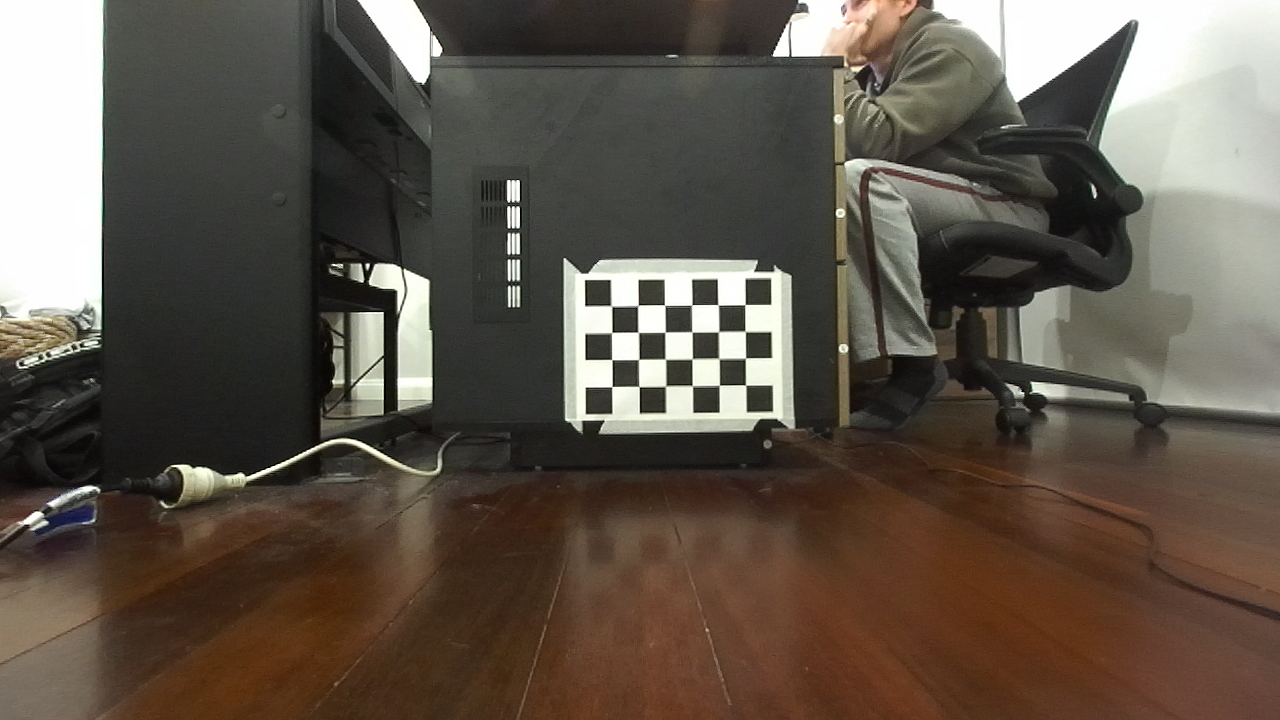
#> input picture data/images/left_pose_01.png, 1280 x 720 px
$ python cam_intrinsic.py ../data/images
#> lines starting #> are read from the running program, lines starting #| are printed output that depends on the picture
"""
cam_intrinsic.py
"""

import os
import argparse
import numpy as np
import cv2


def load_images_from_folder(folder):
#> called with folder = '../data/images'
    images = []
    for filename in os.listdir(folder):
        print(os.path.join(folder,filename))
        img = cv2.imread(os.path.join(folder,filename))
#> img is the input picture: shape (720, 1280, 3); mean B, G, R 75.5, 85.9, 95.8
        if img is not None:
            images.append(img)
    return images


def main():
    parser = argparse.ArgumentParser(description="Calibrate image intrinsics from a collection of checkerboard images.")
    parser.add_argument("image_dir", help="Image directory.")
    args = parser.parse_args()

    image_dir = args.image_dir

    # termination criteria
    criteria = (cv2.TERM_CRITERIA_EPS + cv2.TERM_CRITERIA_MAX_ITER, 30, 0.001)

    # Object Points (objp) refers to the known points on an object, in this case a checkerboard
    # The known points are the checkerboard vertices (inside, excluding the out most corners)
    # Depending on your checkerboard layout, the parameters below willc change
    # TODO: Update the checkerboard parameters based on your own printed out board
    checkerboard_width = 6
    checkerboard_height = 3
    checkerboard_size = 0.050
    objp = np.zeros((checkerboard_width*checkerboard_height, 3), np.float32)
    objp[:, :2] = np.mgrid[0:checkerboard_width, 0:checkerboard_height].T.reshape(-1, 2) * checkerboard_size

    # Arrays to store object points and image points from all the images.
    objpoints = [] # 3d point in real world space
    imgpoints = [] # 2d points in image plane.

    images = load_images_from_folder(image_dir)
#> images = 2 items

    for img in images:
        gray = cv2.cvtColor(img, cv2.COLOR_BGR2GRAY)
        # Find the chess board corners
        ret, corners = cv2.findChessboardCorners(gray, (checkerboard_width, checkerboard_height), None)
        # If found, add object points, image points (after refining them)
        if ret == True:
            objpoints.append(objp)
            # Search in the grayscale image for the corners, refined sub pixel coorindates
            corners2 = cv2.cornerSubPix(gray, corners, (5, 5), (-1,-1), criteria)
            imgpoints.append(corners2)
            # Draw and display the corners for introspection - do the corners/vertices drawn back onto the image match with the checkerboard in the camera view?
            cv2.drawChessboardCorners(img, (checkerboard_width, checkerboard_height), corners2, ret)
            cv2.imshow('img', img)
            cv2.waitKey(500)
#> this loop made 2 passes
#> ret on passes 1 to 2: False, False
#> pass 1, in main, `gray = cv2.cvtColor(img, cv2.COLOR_BGR2GRAY)`:
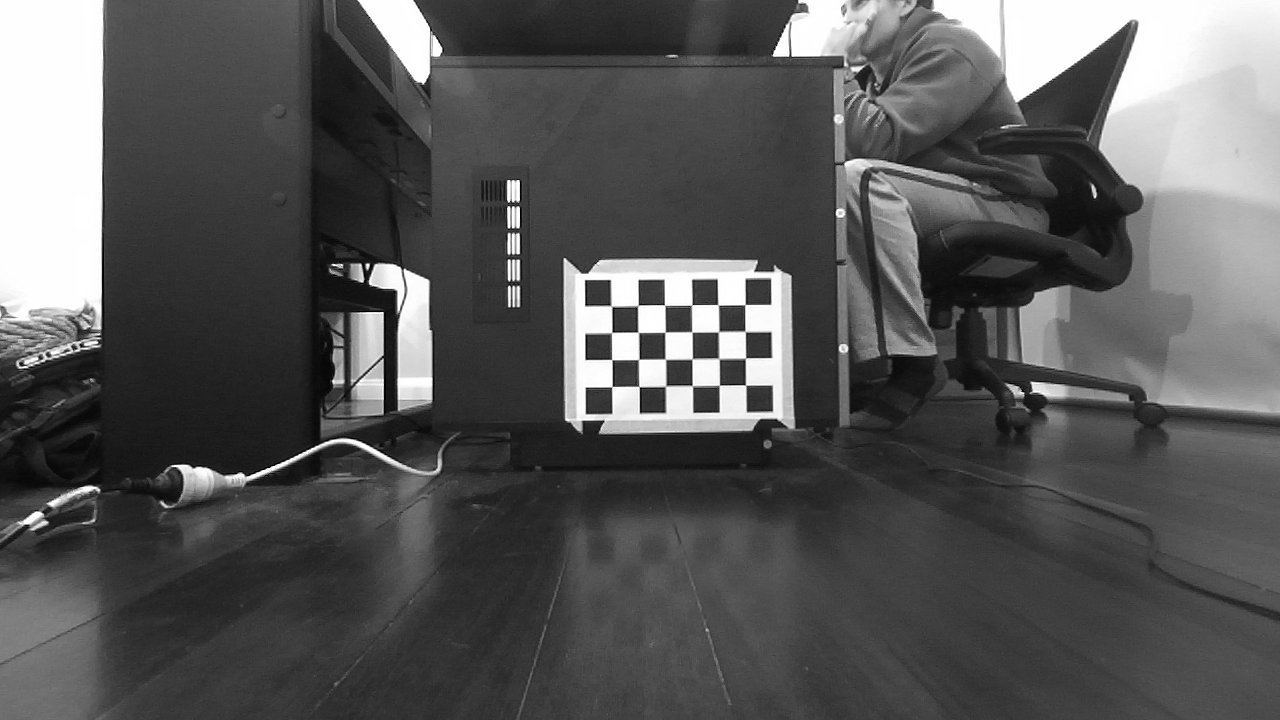
#> gray: shape (720, 1280); min 0, max 255, mean 87.7
#> pass 2, in main, `gray = cv2.cvtColor(img, cv2.COLOR_BGR2GRAY)`:
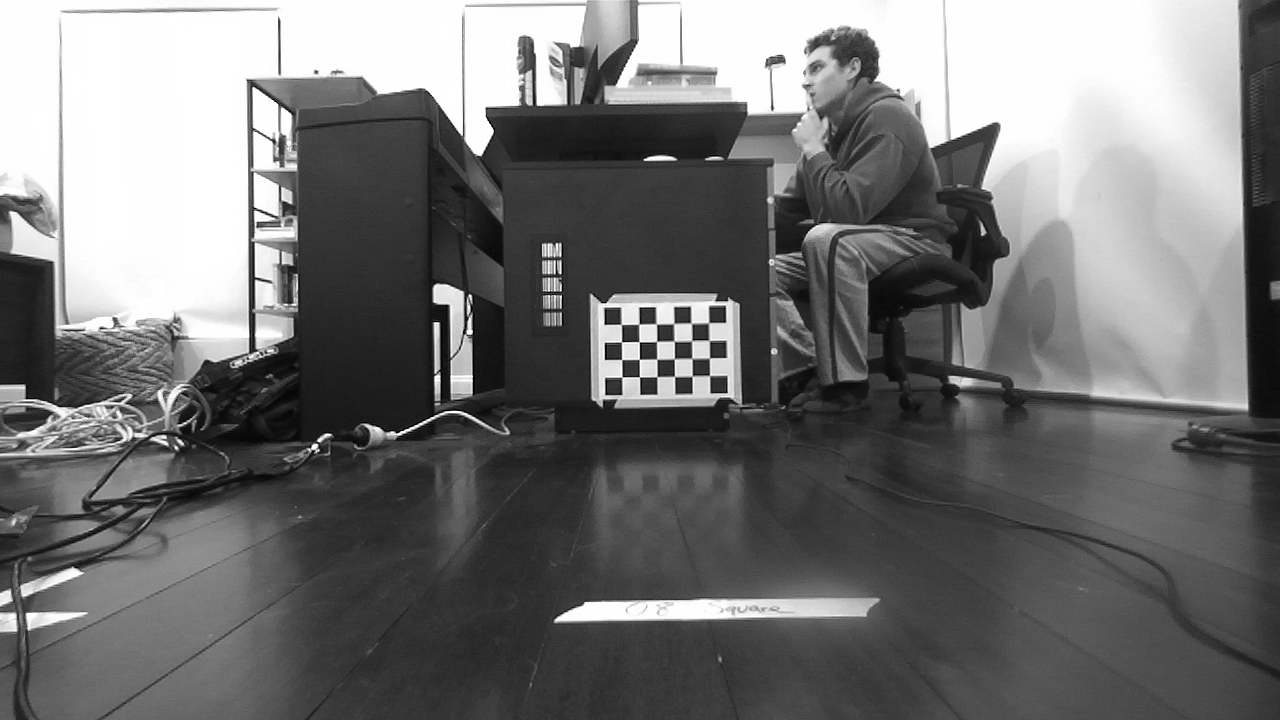
#> gray: shape (720, 1280); min 0, max 255, mean 115.4
#> after the loop, imgpoints = []; objpoints = []
    cv2.destroyAllWindows()

#> (the run stopped early here; a loop or call above may not have finished)
